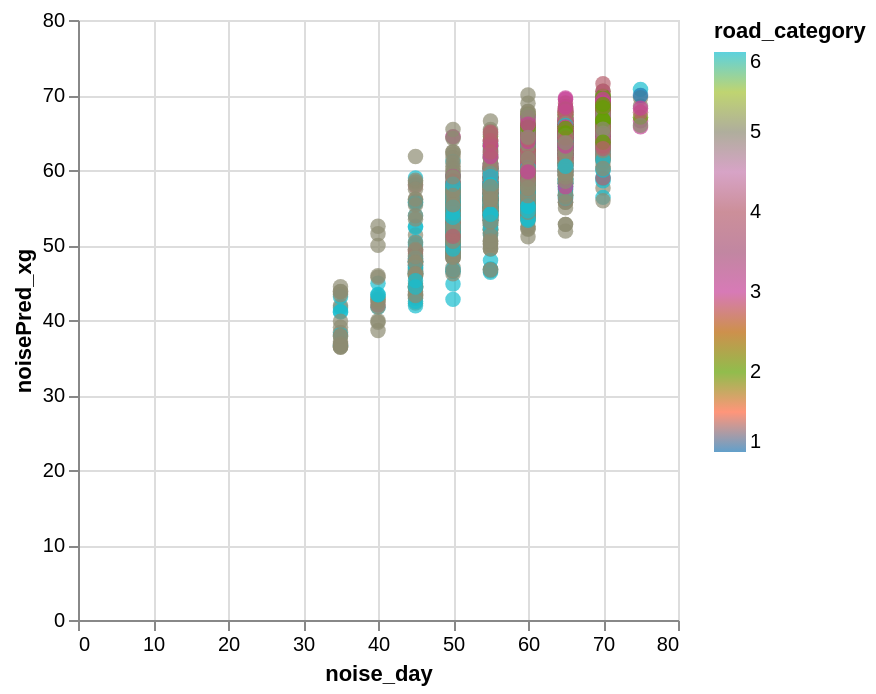

The cell this chart's notebook holds for it:
### Code cell
data_test['noisePred_xg'] = y_pred
alt.Chart(data_test).mark_circle(size=60).encode(
    x='noise_day',
    y='noisePred_xg',
    color=alt.Color('road_category', scale=alt.Scale(scheme='category10')),
    tooltip=['road_id']
).interactive()

### Figure 1 — Vega-Lite specification as saved in the notebook (floating-point values rounded to 4 significant figures; data arrays with more than 128 entries replaced by an {"elided": "..."} marker saying what was removed)
{"config": {"view": {"continuousWidth": 300, "continuousHeight": 300}}, "data": {"name": "data-40734dd63516cc2453cb907f16707700"}, "mark": {"type": "circle", "size": 60}, "encoding": {"color": {"field": "road_category", "scale": {"scheme": "category10"}, "type": "quantitative"}, "tooltip": [{"field": "road_id", "type": "nominal"}], "x": {"field": "noise_day", "type": "quantitative"}, "y": {"field": "noisePred_xg", "type": "quantitative"}}, "params": [{"name": "param_1e9efca18e7a2868", "select": {"type": "interval", "encodings": ["x", "y"]}, "bind": "scales"}], "$schema": "https://vega.github.io/schema/vega-lite/v6.4.1.json", "datasets": {"data-40734dd63516cc2453cb907f16707700": {"elided": "2570 records"}}}
